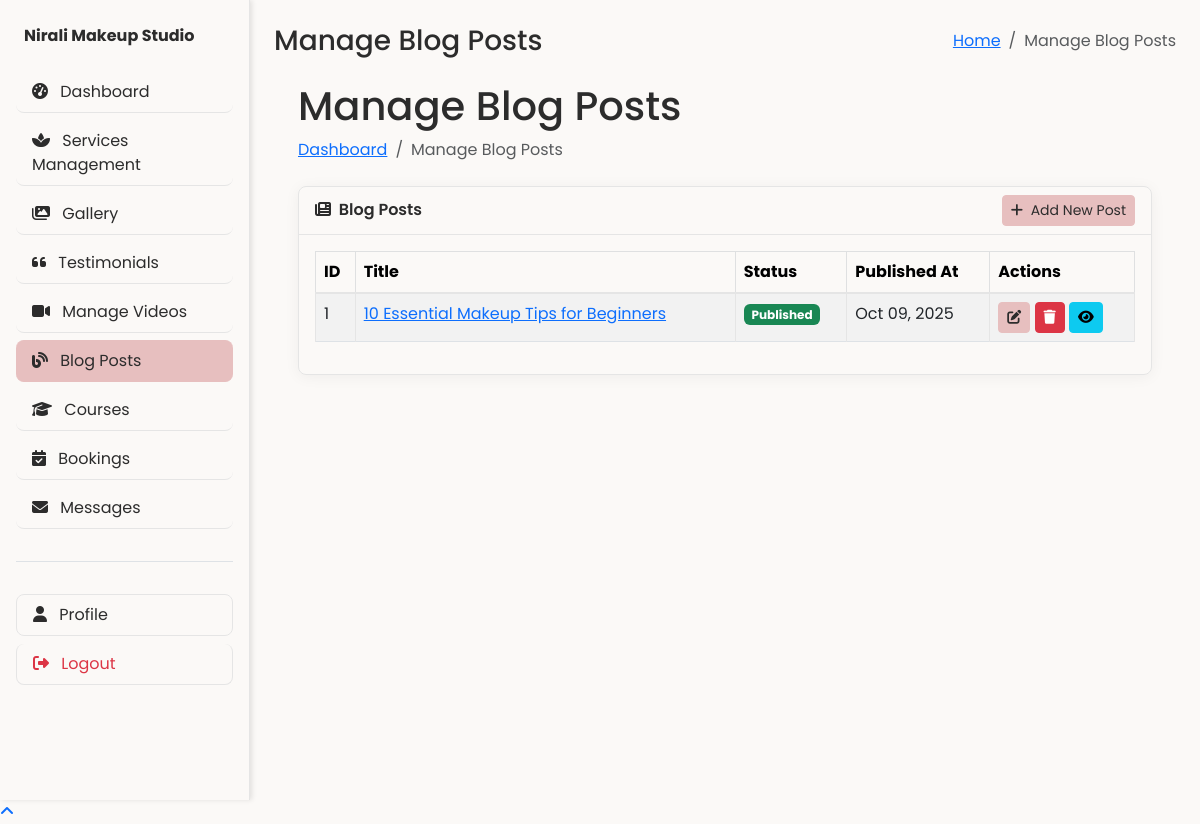
Screenshot of /admin/blog.php (signed in) with the database file from the repository.
### tables this page shows
CREATE TABLE `blog_posts` (
  `id` int(11) NOT NULL,
  `title` varchar(255) NOT NULL,
  `slug` varchar(255) NOT NULL,
  `content` longtext NOT NULL,
  `excerpt` text DEFAULT NULL,
  `featured_image` varchar(255) DEFAULT NULL,
  `status` enum('draft','published') DEFAULT 'draft',
  `published_at` datetime DEFAULT NULL,
  `created_at` timestamp NOT NULL DEFAULT current_timestamp(),
  `updated_at` timestamp NOT NULL DEFAULT current_timestamp() ON UPDATE current_timestamp()
);

### admin/blog.php (the view, shortened to what this page needs)
<?php
$page_title = 'Manage Blog Posts';
$page = isset($_GET['page']) ? (int)$_GET['page'] : 1;
$per_page = 10;
$offset = ($page - 1) * $per_page;
$db = getDBConnection();
$stmt = $db->prepare("SELECT * FROM blog_posts ORDER BY created_at DESC LIMIT :limit OFFSET :offset");
$stmt->bindValue(':limit', $per_page, PDO::PARAM_INT);
$stmt->bindValue(':offset', $offset, PDO::PARAM_INT);
$stmt->execute();
$posts = $stmt->fetchAll(PDO::FETCH_ASSOC);
include 'includes/header.php';
?>
<div class="container-fluid px-4">
    <h1 class="mt-4"><?php echo $page_title; ?></h1>
    <ol class="breadcrumb mb-4">
        <li class="breadcrumb-item"><a href="index.php">Dashboard</a></li>
        <li class="breadcrumb-item active"><?php echo $page_title; ?></li>
    </ol>
    <div class="card mb-4">
        <div class="card-header d-flex justify-content-between align-items-center">
            <div>
                <i class="fas fa-newspaper me-1"></i>
                Blog Posts
            </div>
            <a href="blog-edit.php" class="btn btn-primary btn-sm">
                <i class="fas fa-plus me-1"></i> Add New Post
            </a>
        </div>
        <div class="card-body">
            <div class="table-responsive">
                <table class="table table-bordered table-striped table-hover">
                    <thead class="table-light">
                        <tr>
                            <th>ID</th>
                            <th>Title</th>
                            <th>Status</th>
                            <th>Published At</th>
                            <th>Actions</th>
                        </tr>
                    </thead>
                    <tbody>
                        <?php if (empty($posts)): ?>
                            <tr>
                                <td colspan="5" class="text-center">No blog posts found.</td>
                            </tr>
                        <?php else: ?>
                            <?php foreach ($posts as $post): ?>
                                <tr>
                                    <td><?php echo htmlspecialchars($post['id']); ?></td>
                                    <td>
                                        <a href="blog-edit.php?id=<?php echo $post['id']; ?>">
                                            <?php echo htmlspecialchars($post['title']); ?>
                                        </a>
                                    </td>
                                    <td>
                                        <span class="badge bg-<?php echo $post['status'] === 'published' ? 'success' : 'secondary'; ?>">
                                            <?php echo ucfirst($post['status']); ?>
                                        </span>
                                    </td>
                                    <td>
                                        <?php echo $post['published_at'] ? date('M d, Y', strtotime($post['published_at'])) : 'Draft'; ?>
                                    </td>
                                    <td>
                                        <a href="blog-edit.php?id=<?php echo $post['id']; ?>" class="btn btn-sm btn-primary" title="Edit">
                                            <i class="fas fa-edit"></i>
                                        </a>
                                        <a href="#" onclick="confirmDelete(<?php echo $post['id']; ?>)" class="btn btn-sm btn-danger" title="Delete">
                                            <i class="fas fa-trash"></i>
                                        </a>
                                        <a href="../blog/<?php echo $post['slug']; ?>" target="_blank" class="btn btn-sm btn-info" title="View">
                                            <i class="fas fa-eye"></i>
                                        </a>
                                    </td>
                                </tr>
                            <?php endforeach; ?>
                        <?php endif; ?>
                    </tbody>
                </table>
            </div>
        </div>
    </div>
</div>
<?php include 'includes/footer.php'; ?>

### admin/includes/header.php (style rules this page uses)
.card { border-radius: 0.5rem; overflow: hidden; }
:root { --primary-bg: #FBF9F7; --primary-text: #2C2C2C; --sidebar-width: 250px; }
body { font-family: -apple-system, BlinkMacSystemFont, 'Segoe UI', Roboto, Oxygen, Ubuntu, Cantarell, sans-serif; background-color: var(--primary-bg); color: var(--primary-text); min-height: 100vh; margin: 0; padding: 0; }
:root { --primary: #4e73df; --secondary: #858796; --success: #1cc88a; --info: #36b9cc; --warning: #f6c23e; --danger: #e74a3b; --light: #f8f9fc; --dark: #5a5c69; --instagram: #e4405f; }
body { font-family: 'Poppins', sans-serif; background-color: var(--primary-bg); color: var(--primary-text); min-height: 100vh; overflow-x: hidden; }
.card { background: var(--tertiary-bg); border: 1px solid var(--light-border); border-radius: 8px; box-shadow: var(--card-shadow); transition: all 0.3s ease; }
.card-header { background: var(--secondary-bg); border-bottom: 1px solid var(--light-border); color: var(--primary-text); font-weight: 600; }
.btn-primary { background-color: var(--primary-accent); border-color: var(--primary-accent); color: var(--primary-text); transition: all 0.3s ease; }
.table { color: var(--primary-text); }
.table th { background-color: var(--secondary-bg); border-bottom: 2px solid var(--light-border); }
.table td { border-color: var(--light-border); }

### rows the page displays
blog_posts: id "1", title "10 Essential Makeup Tips for Beginners", status "Published", published_at "Oct 09, 2025"

### other values shown
$page_title "Manage Blog Posts"
